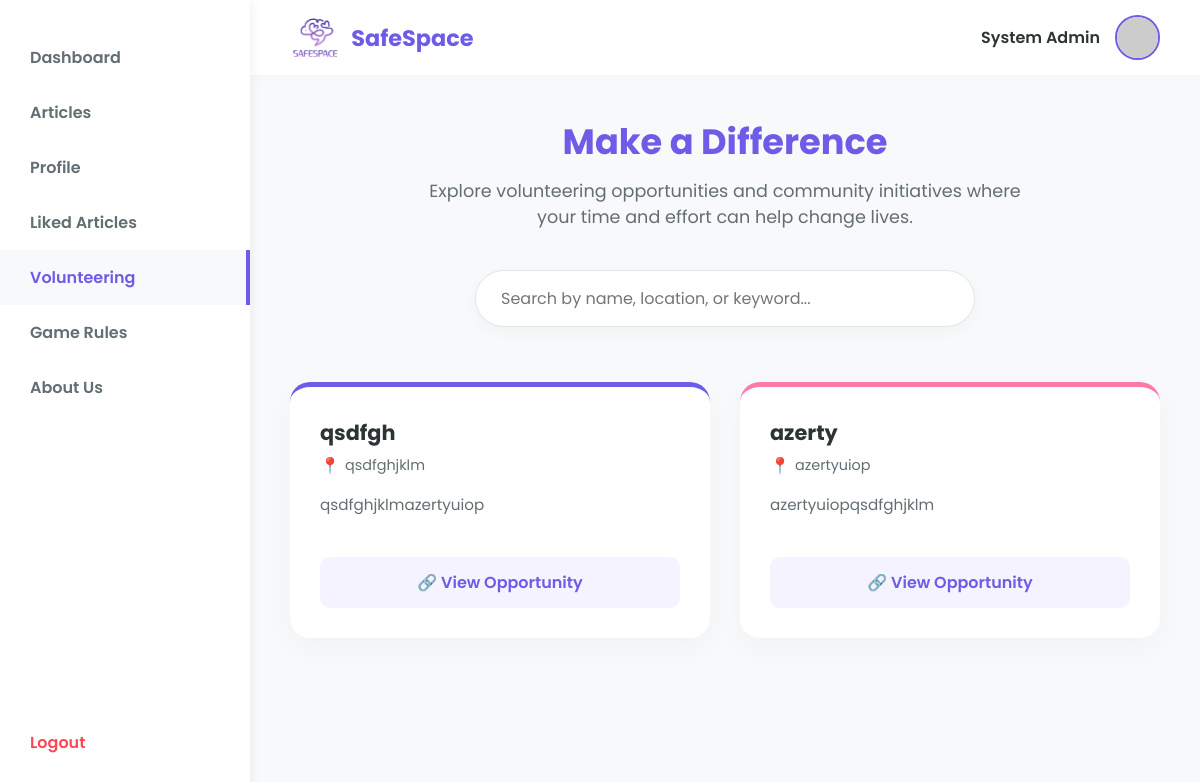
The page /volunteering.php (signed in) on the database its author committed.
### tables this page shows
CREATE TABLE `users` (
  `id` int(11) NOT NULL,
  `full_name` varchar(100) NOT NULL,
  `email` varchar(100) NOT NULL,
  `password` varchar(255) NOT NULL,
  `role` enum('admin','creator','user') DEFAULT 'user',
  `points` int(11) DEFAULT 0,
  `streak` int(11) DEFAULT 0,
  `freezes` int(11) DEFAULT 2,
  `last_check_date` date DEFAULT NULL,
  `reset_token` varchar(64) DEFAULT NULL,
  `reset_token_expires_at` datetime DEFAULT NULL
);

CREATE TABLE `volunteering` (
  `id` int(11) NOT NULL,
  `title` varchar(255) NOT NULL,
  `description` text NOT NULL,
  `location` varchar(255) NOT NULL,
  `external_link` varchar(255) NOT NULL
);

### volunteering.php (the view, shortened to what this page needs)
<?php
require 'db_connect.php';
$user_id = $_SESSION['user_id'];
$stmt = $conn->prepare("SELECT full_name, role FROM users WHERE id = ?");
$stmt->bind_param("i", $user_id);
$stmt->execute();
$user = $stmt->get_result()->fetch_assoc();
$full_name = $user['full_name'];
$volunteering_places = [];
$vol_query = "SELECT id, title, description, location, external_link FROM volunteering ORDER BY id DESC";
$vol_result = $conn->query($vol_query);
if ($vol_result && $vol_result->num_rows > 0) {
    while ($row = $vol_result->fetch_assoc()) {
        $volunteering_places[] = $row;
    }
}
$theme_colors = ['#6c5ce7', '#fd79a8', '#00b894', '#0984e3', '#e17055', '#f39c12'];
?>
<!DOCTYPE html>
<html lang="en">
<head>
</head>
<body>
    <?php $current_page = basename($_SERVER['PHP_SELF']); ?>
    <aside class="sidebar" id="sidebarMenu">
        <a href="dashboard.php" class="<?= ($current_page == 'dashboard.php') ? 'active' : ''; ?>">Dashboard</a>
        <a href="articles.php">Articles</a>
        <a href="profile.php" class="<?= ($current_page == 'profile.php') ? 'active' : ''; ?>">Profile</a>
        <a href="liked_articles.php">Liked Articles</a>
        <a href="volunteering.php" class="<?= ($current_page == 'volunteering.php') ? 'active' : ''; ?>">Volunteering</a>
        <a href="game_rules.php" class="<?= ($current_page == 'game_rules.php') ? 'active' : ''; ?>">Game Rules</a>
        <a href="about.php" class="<?= ($current_page == 'about.php') ? 'active' : ''; ?>">About Us</a>
        <a href="login.php" class="logout">Logout</a>
    </aside>
    <div class="main-content">
        <header>
            <div class="header-left">
                <div class="header-logo">
                    <img src="images/logo.png" alt="Logo">
                    <span>SafeSpace</span>
                </div>
            </div>
            <div class="user-profile">
                <span><?= htmlspecialchars($full_name) ?></span>
                <img src="https://ui-avatars.com/api/?name=<?= urlencode($full_name) ?>&background=6c5ce7&color=fff" alt="Profile Picture">
            </div>
        </header>
        <div class="page-container">
            <div class="page-header">
                <h1>Make a Difference</h1>
                <p>Explore volunteering opportunities and community initiatives where your time and effort can help change lives.</p>
            </div>
            <div class="search-bar-container">
                <input type="text" id="searchInput" class="search-input" placeholder="Search by name, location, or keyword..." onkeyup="filterCards()">
            </div>
            <div class="volunteering-grid" id="volunteerGrid">
                <?php if (empty($volunteering_places)): ?>
                    <div class="empty-state">
                        <p>No volunteering opportunities available at the moment. Check back soon!</p>
                    </div>
                <?php else: ?>
                    <?php foreach($volunteering_places as $index => $place): ?>
                        <?php
                            $card_color = $theme_colors[$index % count($theme_colors)];
                        ?>
                        <div class="volunteer-card" style="border-top-color: <?= $card_color ?>;">
                            <h3 class="card-title"><?= htmlspecialchars($place['title']) ?></h3>
                            <div class="location card-location"><?= htmlspecialchars($place['location']) ?></div>
                            <p class="description card-desc">
                                <?= nl2br(htmlspecialchars($place['description'])) ?>
                            </p>
                            <?php if (!empty($place['external_link'])): ?>
                                <a href="<?= htmlspecialchars($place['external_link']) ?>" target="_blank" rel="noopener noreferrer" class="btn-contact">
                                    🔗 View Opportunity
                                </a>
                            <?php endif; ?>
                        </div>
                    <?php endforeach; ?>
                <?php endif; ?>
            </div>
        </div>
    </div>
</body>
</html>

### volunteering.php (style rules this page uses)
:root { --purple-main: #6c5ce7; --pink-main: #fd79a8; --text-dark: #2d3436; --text-light: #636e72; --bg-main: #f8f9fa; --sidebar-width: 250px; --bg-purple-light: #f5f3ff; }
* { margin: 0; padding: 0; box-sizing: border-box; }
body { font-family: 'Poppins', sans-serif; background-color: var(--bg-main); color: var(--text-dark); display: flex; min-height: 100vh; overflow-x: hidden; }
.sidebar { width: var(--sidebar-width); background-color: #fff; box-shadow: 2px 0 10px rgba(0,0,0,0.05); display: flex; flex-direction: column; padding: 30px 0; position: fixed; height: 100vh; z-index: 200; transition: transform 0.3s ease; }
.sidebar a { padding: 15px 30px; color: var(--text-light); text-decoration: none; font-weight: 600; transition: 0.3s; display: block; }
.sidebar a:hover, .sidebar a.active { color: var(--purple-main); background-color: var(--bg-main); border-right: 4px solid var(--purple-main); }
.sidebar a.logout { color: #ff4757; margin-top: auto; border-right: none; }
.main-content { margin-left: var(--sidebar-width); flex: 1; display: flex; flex-direction: column; transition: margin-left 0.3s ease; }
header { background-color: #fff; padding: 15px 40px; display: flex; justify-content: space-between; align-items: center; box-shadow: 0 2px 10px rgba(0,0,0,0.02); position: sticky; top: 0; z-index: 90; }
.header-left { display: flex; align-items: center; gap: 15px; }
.header-logo { display: flex; align-items: center; gap: 10px; }
.header-logo img { height: 40px; border-radius: 8px; }
.header-logo span { font-size: 1.4rem; font-weight: 700; color: var(--purple-main); }
.user-profile { display: flex; align-items: center; gap: 15px; }
.user-profile img { height: 45px; width: 45px; border-radius: 50%; object-fit: cover; border: 2px solid var(--purple-main); }
.user-profile span { font-weight: 600; }
.page-container { padding: 40px; max-width: 1200px; margin: 0 auto; width: 100%; }
.page-header { text-align: center; margin-bottom: 40px; }
.page-header h1 { font-size: 2.2rem; color: var(--purple-main); margin-bottom: 10px; }
.page-header p { color: var(--text-light); font-size: 1.1rem; max-width: 600px; margin: 0 auto; }
.search-bar-container { display: flex; justify-content: center; margin-bottom: 40px; }
.search-input { width: 100%; max-width: 500px; padding: 15px 25px; border-radius: 30px; border: 1px solid #dfe6e9; font-size: 1rem; font-family: 'Poppins', sans-serif; box-shadow: 0 5px 15px rgba(0,0,0,0.03); outline: none; transition: 0.3s; }
.volunteering-grid { display: grid; grid-template-columns: repeat(auto-fill, minmax(320px, 1fr)); gap: 30px; }
.volunteer-card { background: #fff; border-radius: 20px; padding: 30px; box-shadow: 0 10px 30px rgba(0,0,0,0.03); transition: transform 0.3s ease, box-shadow 0.3s ease; display: flex; flex-direction: column; height: 100%; border-top: 5px solid var(--purple-main); margin-top: 15px; }
.volunteer-card h3 { font-size: 1.3rem; color: var(--text-dark); margin-bottom: 5px; }
.location { font-size: 0.9rem; color: var(--text-light); margin-bottom: 15px; display: flex; align-items: center; gap: 5px; }
.location::before { content: "📍"; font-size: 1rem; }
.description { font-size: 0.95rem; color: var(--text-light); line-height: 1.6; margin-bottom: 25px; flex-grow: 1; }
.btn-contact { background: var(--bg-purple-light); color: var(--purple-main); text-decoration: none; padding: 12px; border-radius: 10px; font-weight: 600; text-align: center; transition: 0.3s; display: block; border: 1px solid transparent; }

### rows shown on the page
users: full_name "System Admin"
volunteering: title "qsdfgh", location "qsdfghjklm", description "qsdfghjklmazertyuiop"
volunteering: title "azerty", location "azertyuiop", description "azertyuiopqsdfghjklm"
